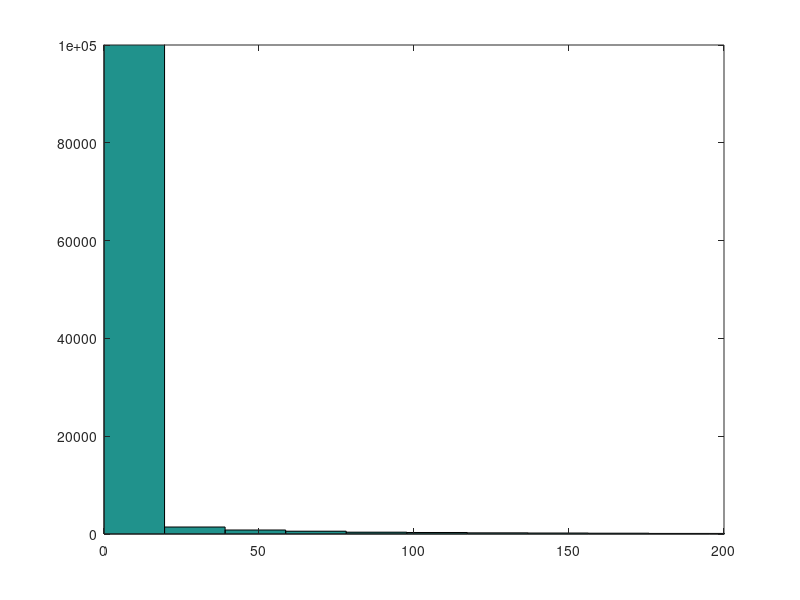

The MATLAB source for this figure: (Note: this script raises an error after producing the figure.)
%% BETA DISTRIBUTION

xx = linspace(0,1,100);
plot(xx,betapdf(xx,1.3,4))

%% gamma distribution

Jbar = 0.64;
tau = 262;
samples = gamrnd(Jbar/tau,tau,[1,1e6]);
% xmax = .001;
% samples(samples > xmax) = [];
% figure
hist(samples,100)
axis([0 200, 0 1e5]);

%% % % % % % % % % % % % % % % % % % % % % % % % % % % %
%           DATA RELATED
% % % % % % % % % % % % % % % % % % % % % % % % % % %

%% check percent correct as a function of session
subjid = '6';
exptype = 'Delay';

filepath = 'experiment_data/output_mat/round4/';
filename = ['Exp_ChangeLocalization_' exptype '_subj' subjid '.mat'];

load([filepath filename],'progPC')
plot(progPC,'ko'); hold on
plot([0 60],[25 25],'Color',0.7*ones(1,3)); % chance
plot([10 10;20 20;30 30;40 40;50 50],[0 100],'Color',0.7*ones(1,3))
ylim([0 100])
defaultplot;
hold off
xlabel('block number')
ylabel('PC')


%% check percent correct as a function of delta and confidence
clear all

subjid = 'JP';
exptype = 'Contrast';

filepath = 'experiment_data/output_mat/round4/';
filename = ['Exp_ChangeLocalization_' exptype '_subj' subjid '.mat'];
load([filepath filename],'designMat','stimuliMat','names')

% plotting as a function of delta
deltaVec = unique(abs(designMat(:,1)));
nDeltas = length(deltaVec);
PCVec = nan(1,nDeltas);
for idelta = 1:nDeltas
    delta = deltaVec(idelta);
    idx = (abs(designMat(:,1)) == delta);
    
    PCVec(idelta) = nanmean(designMat(idx,10));
end
figure;
plot(deltaVec,PCVec,'ok')
xlabel('delta')
ylabel('PC')
ylim([0 1])
defaultplot

% plotting as a function of confidence
nConf = 4;
PCVec = nan(1,nConf);
for iconf = 1:nConf
    idx = (designMat(:,12) == iconf);
    
    PCVec(iconf) = mean(designMat(idx,10));
end
figure;
plot(PCVec,'ok')
xlabel('confidence')
ylabel('PC')
ylim([0 1])
defaultplot

%% % % % % % % % % % % % % % % % % % % % % % %
%           STATS
% % % % % % % % % % % % % % % % % % % % % % %

%% logistic regression: pc ~ condition + delta
clear all
clc

subjid = 'AHY';
load(sprintf('data_ChangeLocalization_subj%s.mat',subjid));

deltaVec = 2.5:5:87.5;              % possible change values
respVec = [3 0 4 0 0 0 2 0 1];      % go from response key to location index

designMat = designMat(designMat(:,2) ~= 2,:);

% set X and y matrices
y = designMat(:,7); % correct/not correct
X = [designMat(:,2) abs(designMat(:,1))]; % delay, delta
X(X(:,1) == 0,2) = 1; % delay for 0 condition is 1
X(X(:,2) == 4,2) = 3; % delay for 4 condition is 3

% logistic regression
mdl = fitglm(X,y,'Distribution','binomial')
ci = coefCI(mdl)

%% linear regression: confidence ~ condition + delta

clear all

subjid = 'AHY';
load(sprintf('data_ChangeLocalization_subj%s.mat',subjid));

deltaVec = 2.5:5:87.5;              % possible change values
respVec = [3 0 4 0 0 0 2 0 1];      % go from response key to location index

designMat = designMat(designMat(:,2) ~= 2,:);

% set X and y matrices
y = designMat(:,9); % confidence rating
X = [designMat(:,2) abs(designMat(:,1))]; % delay, delta
X(X(:,1) == 0,2) = 1; % delay for 0 condition is 1
X(X(:,2) == 4,2) = 3; % delay for 4 condition is 3

% linear regression
X = [ones(size(designMat,1),1) X];
[b,bint,~,~,stats] = regress(y,X) % stats: R^2, F, p, and estimate of error variance

% % ordinal multinomial regression
% [B,dev,stats] = mnrfit(X,y,'model','ordinal')
% LL = stats.beta - 1.96*stats.se
% UL = stats.beta + 1.96*stats.se
%
% % plot regression fits
% xx = linspace(5,85,50);
% XX = [ones(50,1) 3*ones(50,1) xx'];
% BMat = [B(1:3)'; repmat(B(4:end),1,3)];
% logoddsMat = XX*BMat; % log odds for each of the 3 equations
% logoddssign = sign(logoddsMat);
% difflogoddssign = diff(logoddssign,1,2); % difference between the signs of log odds
% [row,col] = find(difflogoddssign == 2);
% predictedConf = nan(50,1);
% predictedConf(row) = col+1;
% predictedConf(logoddssign(:,1) == 1 ) = 1;
% predictedConf(logoddssign(:,3) == -1) = 4;
% hold on; plot(xx,predictedConf);

% % % % % % % % % % % % % % % % % % % % % % % % % % % % % % %
%        MODEL RELATED
% % % % % % % % % % % % % % % % % % % % % % % % % % % % % % %

%% create model fit datat psychometric fn
clear all

load('modelfits.mat')
model = 2;
subjids = {'AHY','LA'};
nSubj = length(subjids);
deltaVec = 2.5:5:87.5;

for isubj = 1:nSubj;
    subjid = subjids{isubj};
    bfp = squeeze(xbest(isubj,model,:));
    
    X = []; % data in luigiform
    Nsamples = 1e5; % default if empty
    
    [~,prmat,X] = AhyBCL_datalikeall(bfp,X,model,Nsamples);
    data = X;
    save(sprintf('experiment_data/grant_data/luigidata_ChangeLocalization_subj%s_model%d.mat',subjid,model),'data','prmat');
end

for isubj = 1:nSubj;
    subjid = subjids{isubj};
    load(sprintf('experiment_data/grant_data/luigidata_ChangeLocalization_subj%s_model%d.mat',subjid,model));
    
    % plot psychometric function
    figure;
    hold on;
    colors = aspencolors(4,'pastel');%['b'; 'y'; 'g'; 'r'];
    condlegendd = {'0/2', '2/1','2/2','4/1'};
    for icond = 1:4;
        subplot(2,2,icond)
        plot_psychometricfunction({subjid},icond); % plot real data
        pc = prmat{icond}(:,1)';
        pc_std = pc.*(1-pc)./24;
        plot_summaryfit(deltaVec,[],[],pc,pc_std,colors(icond,:),colors(icond,:));
        title(condlegendd{icond})
        axis([0 90 0 1])
        ax = gca;
        ax.XTick = [0 30 60 90];
        ax.YTick = 0:.5:1;
        %     fill([deltaVec fliplr(deltaVec)],[pc-pc_std fliplr(pc + pc_std)],colors(icond,:))
    end
    
end

%% LOOK AT SOME STIMULI ON PSYCHTOOLBOX

% line stimuli
numDegrees = 180;
% prefs.lineArea = prefs.stimArea; % so line is same area as ellipse
lineWidth = 3; % pixels
lineLength = 100;
lineCoordinates = nan(2,numDegrees);
for j = 1:numDegrees;
    [lineCoordinates(1,j), lineCoordinates(2,j)] = lineCoord(lineLength,j);
end

% psychtoolbox
screenNumber = max(Screen('Screens'));       % use external screen if exists
[w, h] = Screen('WindowSize', screenNumber);  % screen resolution of smaller display
screenCenter = [w h]/2;
windowPtr = Screen('OpenWindow',screenNumber,128*ones(1,3),[],32,2);
Screen(windowPtr,'BlendFunction',GL_SRC_ALPHA,GL_ONE_MINUS_SRC_ALPHA);

% make gabor patch with full contrast
stimLength = 100;
StimSizes = [stimLength stimLength];
reliability = 1; % contrast of 1
im = makeGabor(stimLength, reliability);
StimPatch= Screen('MakeTexture',windowPtr,im);


pos = screenCenter + [100 100];
lineVec = [0 30];
nLines = length(lineVec);
for iline = 1:nLines;
    deg = mod(90-lineVec(iline),180);
    if deg == 0; deg = 180; end
    
    % gabor
    srcrect = [0 0 StimSizes];
    destrect = CenterRectOnPoint(srcrect,pos(1),pos(2));
    Screen('DrawTexture', windowPtr, StimPatch, srcrect,destrect, 180-90+deg);
    
    % line
    lineStim = lineCoordinates(:,deg);
    xy = [-lineStim lineStim];
    Screen('DrawLines',windowPtr, xy, lineWidth,256,pos,1);
    
    Screen('flip',windowPtr); % tic;
    pause;
end

sca;
ShowCursor;




%% ============================================
%       REAL DATA STUFF
% ============================================

%% COMPILE MODEL FITS FOR ALL SUBJECTS
clear all

modelVec = [1 2];
subjids = {'1','2','3','4','5','6','7','8','9'};
exptypeVec = {'Contrast','Delay'};
filepath = 'analysis/2_fitdata/fits/';

nSubjs = length(subjids);
nModels = length(modelVec);
nExptype = length(exptypeVec);
nParams = 4;

for imodel = 1:nModels
    model = modelVec(imodel)
    modelstr = ['model' num2str(model)];
    
    for iexptype = 1:nExptype
        exptype = exptypeVec{iexptype}
        
        for isubj = 1:nSubjs
            isubj
            subjid = subjids{isubj};
            filename = sprintf('%sChangeLocalization_%s_model%d_subj%s.txt',filepath,exptype,model,subjid);
            alldata = dlmread(filename);
            
            datasorted = sortrows(alldata,nParams+1);
            fits.(modelstr).(exptype).bfpMat(isubj,:)= datasorted(end,1:nParams);
            fits.(modelstr).(exptype).LLVec(isubj)= datasorted(end,nParams+1);
        end
    end
    
end

save([filepath 'modelfits.mat'],'fits')

%% MODEL COMPARISON
clear all

comparetype = 'Contrast';

filepath = 'analysis/2_fitdata/fits/';
load([filepath 'modelfits.mat'],'fits')

nParams = 4;
Contrast_AICMat = -2.*[fits.model1.Contrast.LLVec; fits.model2.Contrast.LLVec]+2*nParams;
Delay_AICMat = -2.* [fits.model1.Delay.LLVec; fits.model2.Delay.LLVec]+2*nParams;
modcompp = Contrast_AICMat + Delay_AICMat;
nSubj = size(modcompp,2);


switch comparetype
    case 'Contrast' % just contrast
        comparevalue = Contrast_AICMat;
    case 'Delay' % just delay
        comparevalue = Delay_AICMat;
    case 'both' % both
        comparevalue = modcompp;
end

% positive number means
moddiff = bsxfun(@minus,comparevalue,comparevalue(1,:))
mean_moddiff = mean(moddiff,2)
sem_moddiff = std(moddiff,[],2)./sqrt(nSubj)
figure;
bar(moddiff')


%% mdoel comparison

% clear all
exptype = 'Delay';
comptype = 'BIC';

filepath = 'analysis/2_fitdata/fits/';
load([filepath 'modelfits.mat'],'fits')

nLLMat = [-fits.model1.(exptype).LLVec'  -fits.model2.(exptype).LLVec'];
nSubj = size(nLLMat,1);
nParamsVec = [4 4]; % both models have 4 parameters
nTrialsVec = 1440*ones(1,nSubj);

[AIC, BIC, AICc] = modcomp(nLLMat,nParamsVec,nTrialsVec);

switch comptype
    case 'nLL'
        val1 = nLLMat;
    case 'AIC'
        val1 = AIC;
    case 'AICc'
        val1 = AICc;
    case 'BIC'
        val1 = BIC;
end

moddiff = bsxfun(@minus,val1,val1(:,1))
mean_moddiff = mean(moddiff)
sem_moddiff = std(moddiff)./sqrt(nSubj)

% bar(moddiff(:,2))


% colors
terracotta = 'k';% aspencolors('terracotta');
green = 'k';%aspencolors('leafgreen');

figure;
bar(sort(moddiff(:,2)),'k');
ylim([-25 50])
defaultplot
set(gca,'YTick',-25:25:50)
% blah = moddiff(:,2);%sort(moddiff(:,2));
% idx1 = blah < 0;
% listt = 1:nSubj;
% 
% bar(listt(idx1),blah(idx1),'EdgeColor','none','FaceColor',terracotta);
% hold on;
% bar(listt(~idx1),blah(~idx1),'EdgeColor','none','FaceColor',green);
% set(gca,'XTick',[])
% defaultplot

%% bayesian model selection

BMSMat = -BIC./2;

[alpha2, expr2, xp2, pxp2, bor2] = spm_BMS(BMSMat)
% pmodel = expr*nums; % number of subjects from each model


%% expr barplot

a01 = sum(alpha1);
exprSD1 = sqrt(alpha1.*(a01-alpha1)./(a01^2 .*(a01+1)));

a02 = sum(alpha2);
exprSD2 = sqrt(alpha2.*(a02-alpha2)./(a02^2 .*(a02+1)));

figure
axis([0.5 2.5 0 1])
bar([2 1],expr1,'FaceColor','none');
hold on; 
errorb([2 1],expr1,exprSD1)
set(gca,'XTick', 1:2, 'XTickLabel',{'max','optimal'},'YTick',0:0.5:1)
axis([0.5 2.5 0 1])
defaultplot

figure
axis([0.5 2.5 0 1])
bar([2 1],expr2,'FaceColor','none');
hold on; 
errorb([2 1],expr2,exprSD2)
set(gca,'XTick', 1:2, 'XTickLabel',{'max','optimal'},'YTick',0:0.5:1)
axis([0.5 2.5 0 1])
defaultplot


%% pxp
figure
bar([2 1],pxp1,'FaceColor','none');%,'.','MarkerSize',18')
axis([0.5 2.5 0 1])
set(gca,'XTick', 1:2, 'XTickLabel',{'max','optimal'},'YTick',0:0.5:1)
defaultplot

figure
bar([2 1],pxp2,'FaceColor','none');%,'.','MarkerSize',18')
axis([0.5 2.5 0 1])
set(gca,'XTick', 1:2, 'XTickLabel',{'max','optimal'},'YTick',0:0.5:1)
defaultplot

%% =======================
%  PLOTS
% =======================


%% indvl subject psychometric function

clear all
subjids = {'1','2','3','4','5','6','7','8','9'};
exptype = 'Delay';
condVec = [1 4];
nSubj = length(subjids);

for isubj = 1:nSubj;
    
    figure;
    plot_psychometricfunction(subjids(isubj),exptype,condVec); % plot real data
    pause
end

%% VSS MODEL FIT PLOTS

clear all

filepath = 'analysis/2_fitdata/fits/';
load([filepath 'modelfits.mat'])
subjid = {'7'};
exptype = 'Contrast';

deltaVec = 2.5:5:87.5;
colorMat = [aspencolors('terracotta');aspencolors('leafgreen')];

% condlegendd = {'0/2', '2/1','2/2','4/1'};
subplotVec = [3 1 2 4];
figure;
[ha, pos] = tight_subplot(2,2,.05,[.1 .03],[.1 .03]);
for imodel = 1:2;
    bfp = fits.(['model' num2str(imodel)]).(exptype).bfpMat(str2double(subjid),:);
    try
        if bfp(4) == 0
            bfp(4) = 5e-3;
        end
    end
    
    X = []; % data in luigiform
    Nsamples = 1000; % default if empty
    
    [~,prmat,X] = AhyBCL_datalikeall(bfp,X,imodel,Nsamples);
    
    % plot psychometric function
    
    hold on;
    colors = colorMat(imodel,:);
    for icond = 1:4
        %         subplot(2,2,subplotVec(icond))
        axes(ha(subplotVec(icond)))
        pc = prmat{icond}(:,1)';
        pc_std = pc.*(1-pc)./24;
        plot_summaryfit(deltaVec,[],[],pc,pc_std,colors,colors);
        axis([0 90 0 1]);
        ax = ha(subplotVec(icond));
        ax.XTick = [0 30 60 90];
        ax.YTick = 0:.5:1;
        if any(subplotVec(icond) == [2 4]); ax.YTickLabel = []; else ax.YTickLabel = 0:.5:1; end
        if any(subplotVec(icond) == [1 2]); ax.XTickLabel = []; else ax.XTickLabel = [0 30 60 90]; end
        ax.FontSize = 14;
        %     fill([deltaVec fliplr(deltaVec)],[pc-pc_std fliplr(pc + pc_std)],colors(icond,:))
    end
end

for icond = 1:4
    axes(ha(subplotVec(icond))); hold on
    %     subplot(2,2,icond)
    plot_psychometricfunction(subjid,exptype,icond); % plot real data
end

%% indvl subjects model fits and data plots

clear all

filepath = 'analysis/2_fitdata/fits/';
load([filepath 'modelfits.mat'])
% subjids = {'1','2','3','4','5','6'};
subjids = {'3'};
exptype = 'Delay';
model = 1;
modelstr = sprintf('model%d',model);

nSubj = length(subjids);
deltaVec = 2.5:5:87.5;

for isubj = 1:nSubj
    subjid = subjids{isubj};
    bfp = fits.(modelstr).(exptype).bfpMat(str2double(subjid),:);
    try
        if bfp(4) == 0
            bfp(4) = 1e-6;
        end
    end
    
    X = []; % data in luigiform
    Nsamples = 1000; % default if empty
    
    [~,prmat,X] = AhyBCL_datalikeall(bfp,X,model,Nsamples);
    
    % plot psychometric function
    figure;
    hold on;
    colors = aspencolors(4,'passport'); %['b'; 'y'; 'g'; 'r'];
    condlegendd = {'0/2', '2/1','2/2','4/1'};
    for icond = 1:4
        subplot(2,2,icond)
        plot_psychometricfunction({subjid},exptype,icond); % plot real data
        pc = prmat{icond}(:,1)';
        pc_std = pc.*(1-pc)./24;
        plot_summaryfit(deltaVec,[],[],pc,pc_std,colors(icond,:),colors(icond,:));
        title(condlegendd{icond})
        axis([0 90 0 1])
        ax = gca;
        ax.XTick = [0 30 60 90];
        ax.YTick = 0:.5:1;
        %     fill([deltaVec fliplr(deltaVec)],[pc-pc_std fliplr(pc + pc_std)],colors(icond,:))
    end
end

%% average plot subplot

clear all

filepath = 'analysis/2_fitdata/fits/';
load([filepath 'modelfits.mat'])
subjids = {'1','2','3','4','5','6','7','8','9'};
% subjids = {'ALM','DR','EN','MR'};
exptype = 'Contrast';
model = 1;

modelstr = sprintf('model%d',model);
nSubj = length(subjids);
deltaVec = 2.5:5:87.5;

PRMat = cell(1,4);
for isubj = 1:nSubj
    subjid = subjids{isubj};
    bfp = fits.(modelstr).(exptype).bfpMat(isubj,:);
    try
        if bfp(4) == 0
            bfp(4) = 1e-6;
        end
    end
    
    X = []; % data in luigiform
    Nsamples = 1000; % default if empty
    
    [~,prmat,X] = AhyBCL_datalikeall(bfp,X,model,Nsamples);
    
    PRMat = cellfun(@(x,y) [x;y(:,1)'],PRMat,prmat,'UniformOutput',false);
    
end
mean_mod = cellfun(@mean,PRMat,'UniformOutput',false);
sem_mod = cellfun(@(x) std(x)/sqrt(size(x,1)),PRMat,'UniformOutput',false);
mean_mod= reshape(cell2mat(mean_mod),[18 4])';
sem_mod = reshape(cell2mat(sem_mod),[18 4])';

% plot psychometric function
figure;
hold on;
colors = aspencolors(4,'pastel');%['b'; 'y'; 'g'; 'r'];
condlegendd = {'0/2', '2/1','2/2','4/1'};
for icond = 1:4
    
    subplot(2,2,icond)
    plot_psychometricfunction(subjids,exptype,icond); % plot real data
    
    plot_summaryfit(deltaVec,[],[],mean_mod(icond,:),sem_mod(icond,:),colors(icond,:),colors(icond,:));
    title(condlegendd{icond})
    axis([0 90 0 1])
    ax = gca;
    ax.XTick = [0 30 60 90];
    ax.YTick = 0:.5:1;
    %     fill([deltaVec fliplr(deltaVec)],[pc-pc_std fliplr(pc + pc_std)],colors(icond,:))
end

%% indvl subjects model fits and data plots

clear all

filepath = 'analysis/2_fitdata/fits/';
load([filepath 'modelfits.mat'])
subjids = {'3'};
exptype = 'Delay';
model = 2;
modelstr = sprintf('model%d',model);

nSubj = length(subjids);
deltaVec = 2.5:5:87.5;

for isubj = 1:nSubj
    subjid = subjids{isubj};
    bfp = fits.(modelstr).(exptype).bfpMat(str2double(subjid),:);
    try
        if bfp(4) == 0
            bfp(4) = 1e-6;
        end
    end
    
    X = []; % data in luigiform
    Nsamples = 1000; % default if empty
    
    [~,prmat,X] = AhyBCL_datalikeall(bfp,X,model,Nsamples);
    
    % plot psychometric function
    figure;
    hold on;
    colors = aspencolors(4,'passport'); %['b'; 'y'; 'g'; 'r'];
    condlegendd = {'0/2', '2/1','2/2','4/1'};
    for icond = 1:4
        plot_psychometricfunction({subjid},exptype,icond); % plot real data
        pc = prmat{icond}(:,1)';
        pc_std = pc.*(1-pc)./24;
        plot_summaryfit(deltaVec,[],[],pc,pc_std,colors(icond,:),colors(icond,:));
        title(condlegendd{icond})
        axis([0 90 0 1])
        ax = gca;
        ax.XTick = [0 30 60 90];
        ax.YTick = 0:.5:1;
        %     fill([deltaVec fliplr(deltaVec)],[pc-pc_std fliplr(pc + pc_std)],colors(icond,:))
    end
end

%% average plot on two plots

clear all

filepath = 'analysis/2_fitdata/fits/';
load([filepath 'modelfits.mat'])
subjids = {'1','2','3','4','5','6','7','8','9'};
% subjids = {'ALM','DR','EN','MR'};
exptype = 'Contrast';
model = 2;
condVec = [3];
% condlegendd = {'0/2', '2/1','2/2','4/1'};

modelstr = sprintf('model%d',model);
nSubj = length(subjids);
deltaVec = 2.5:5:87.5;
nConds = length(condVec);

PRMat = cell(1,4);
for isubj = 1:nSubj
    subjid = subjids{isubj};
    bfp = fits.(modelstr).(exptype).bfpMat(isubj,:);
    try
        if bfp(4) == 0
            bfp(4) = 1e-6;
        end
    end
    
    X = []; % data in luigiform
    Nsamples = 1000; % default if empty
    
    [~,prmat,X] = AhyBCL_datalikeall(bfp,X,model,Nsamples);
    
    PRMat = cellfun(@(x,y) [x;y(:,1)'],PRMat,prmat,'UniformOutput',false);
    
end
mean_mod = cellfun(@mean,PRMat,'UniformOutput',false);
sem_mod = cellfun(@(x) std(x)/sqrt(size(x,1)),PRMat,'UniformOutput',false);
mean_mod= reshape(cell2mat(mean_mod),[18 4])';
sem_mod = reshape(cell2mat(sem_mod),[18 4])';

% plot psychometric function
% figure;
% hold on;
colors = aspencolors(4,'passport');%['b'; 'y'; 'g'; 'r'];


[ha, pos] = tight_subplot(1,2,.05,[.1 .03],[.1 .03]);
for icond = 1:nConds
    cond = condVec(icond);
    
    if mod(cond,3) == 1; axes(ha(1)); ax = ha(1); else axes(ha(2));ax = ha(2); end
    
    plot_psychometricfunction(subjids,exptype,cond); % plot real data
    plot_summaryfit(deltaVec,[],[],mean_mod(cond,:),sem_mod(cond,:),colors(cond,:),colors(cond,:));
    %     fill([deltaVec fliplr(deltaVec)],[pc-pc_std fliplr(pc + pc_std)],colors(icond,:))
    axis([0 90 0 1])

ax.XTick = [0 30 60 90];
ax.XTickLabel = [0 30 60 90];
ax.YTick = 0:.5:1;
ax.FontSize = 14;
end
ha(1).YTickLabel = 0:.5:1;

%% lines of PC w/in and across participants

clear all
subjidVec = {'1','2','3','4','5','6','7','8','9'};
exptype = 'Delay';
nSubj = length(subjidVec);

clf; hold on
axis([0.5 4.5 .3 .8])
condVec = [4 2 3 1];
colorMat = aspencolors(4,'passport');

for isubj = 1:nSubj;
    subj = subjidVec{isubj};
    
    filepath = 'experiment_data/output_mat/';
    load(sprintf('%sprocesseddata_ChangeLocalization_%s_subj%s.mat',filepath,exptype,subj));
    
    for icond = 1:4;
        PC(isubj,icond) = sum(data{icond}.Rmat(:,1))/sum(data{icond}.Rmat(:));
    end
    
    plot(1:4,PC(isubj,condVec),'Color',0.7*ones(1,3))
    for icond = 1:4;
        cond = condVec(icond);
        plot(icond,PC(isubj,cond),'Color',colorMat(cond,:),'Marker','.','MarkerSize',18)
    end
    
end

meanPC = mean(PC);

plot(1:4,meanPC(condVec),'k','LineWidth',3);
for icond = 1:4;
    cond = condVec(icond);
    plot(icond,meanPC(cond),'Color',colorMat(cond,:),'Marker','.','MarkerSize',36)
end

defaultplot;
set(gca,'XTick',[],'YTick',0.3:.1:.8)

%% errorbar of PC across participants

clear all
subjidVec = {'1','2','3','4','5','6','7','8','9'};
exptype = 'Delay';
nSubj = length(subjidVec);

for isubj = 1:nSubj;
    subj = subjidVec{isubj};
    
    filepath = 'experiment_data/output_mat/';
    load(sprintf('%sprocesseddata_ChangeLocalization_%s_subj%s.mat',filepath,exptype,subj));
    
    for icond = 1:4;
        PC(isubj,icond) = sum(data{icond}.Rmat(:,1))/sum(data{icond}.Rmat(:));
    end
end

meanPC = mean(PC);
semPC = std(PC)./sqrt(nSubj);

figure;
axis([0.5 4.5 .4 .7])
condVec = [1 4 3 2];
colorMat = aspencolors(4,'passport');
for icond = 1:4;
    cond = condVec(icond);
    hold on; 
    %     bar(icond,meanPC(cond))
    errorb(icond,meanPC(cond),semPC(cond),'Color',colorMat(cond,:))
end
defaultplot;
set(gca,'XTick',[],'YTick',0.4:.1:.7)

%% plot just high and low condition data
clear all
subjidVec = {'1','2','3','4','5','6','7','8','9'};
plot_psychometricfunction(subjidVec,'Delay',[1 4]);
axis([0 90 0 1])

ax.XTick = [0 30 60 90];
ax.XTickLabel = [0 30 60 90];
ax.YTick = 0:.5:1;
ax.FontSize = 14;
%% plot psychometric functions of subjects according to getbestcontrast!

clear all

% subjnameVec = {'ALM','DR','MR','EN','EK','DC','JP','MP','TC'};
subjnameVec = {'EK','DC','JP','MP','TC'};
subjidVec = {'5','6','7','8','9'};
nSubj = length(subjidVec);

for isubj = 1:nSubj;
    subjname = subjnameVec{isubj};
    contrastVec(isubj) = calculate_bestcontrast(subjname);

end

figure;
[B,I] = sort(contrastVec);
for isubj = 1:nSubj;
    subplot(1,5,isubj);
    
    subjid = subjidVec(I(isubj));
    plot_psychometricfunction(subjid,'Delay',[1 4]);
end

%% how many trials to get reasonable estimates on homogeneous conditions

clear all
% ====== GENERATE TRUE DATA ======
% parameters
model = 1;
theta = [3 5 2 0.1];
nSamples = 1e4;
ds = (5:10:85)';
% ds = (2.5:5:87.5)';
nAngles = length(ds);

% generate fake data just homogeneous condition
X{1}.Nset1 = 0; X{1}.Nset2 = 4; X{1}.Cset = 2;
X{2}.Nset1 = 4; X{2}.Nset2 = 0; X{2}.Cset = 1;
for iCnd = 1:numel(X); X{iCnd}.Rmat = []; end
[loglike,prmat,X] = AhyBCL_datalikeall(theta,X,model,nSamples,ds);

% generate noisy data based on this
nTrials = 20;
for iX = 1:numel(X)
% iX = 1;
    mat = binornd(nTrials,prmat{iX}(:,1));
    mat = [mat nTrials-mat zeros(nAngles,1)];
    X{iX}.Rmat = mat;
    X{2}.Rmat = mat;
end

% ====== ESTIMATE PARAMETERS =======
runmax = 50;
runlist = 1:50;
[bfp, LLVec, completedruns] = fit_parameters(X,model,runlist,runmax,nSamples,ds);

% get model prediction
bfpbest = bfp(LLVec == max(LLVec),:);
bfpbest = [exp(bfpbest(1:3)) bfpbest(4)];
bfpbest
[ll,prmat_predict,~] = AhyBCL_datalikeall(bfpbest,X,model,nSamples,ds);

% plot
figure; hold on;
plot(prmat{1}(:,1),'Color',[0 0 1])
plot(prmat{2}(:,1), 'r')
plot(prmat_predict{1}(:,1), 'Color',[.5 .5 1])
plot(prmat_predict{2}(:,1), 'Color', [1 .5 .5])

% this doesnt look like a good fit, so seeing if the predicted parameters
% actually give a reasonalbe LL compared to true value
% -- the results of this show that the actual log likelihood is much lower
% for the true parameter value, which is comforting! now have to see why
% parameters aren't being estimated correctly
[loglike,~] = AhyBCL_datalike1(theta,X{iX}.Nset1,X{iX}.Nset2,X{iX}.Cset,X{iX}.Rmat,model,nSamples,ds)
[loglike,~] = AhyBCL_datalike1(bfpbest,X{iX}.Nset1,X{iX}.Nset2,X{iX}.Cset,X{iX}.Rmat,model,nSamples,ds)
